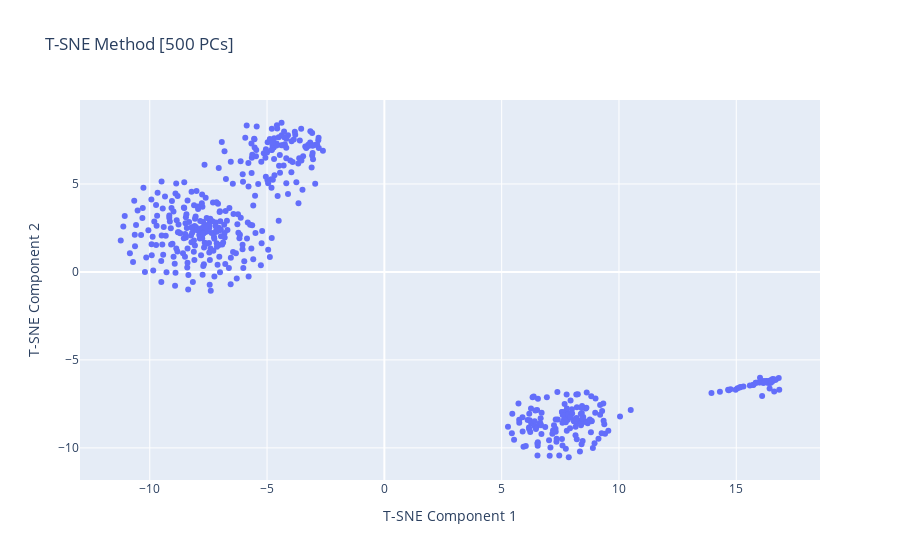

Source (notebook cell):
### Markdown cell above
### 500 PCs

### Code cell
pc_components = pc_lst[4]
fig = go.Figure()
fig.add_traces(
    go.Scatter(
        x=tsne_dict[pc_components][:,0],
        y=tsne_dict[pc_components][:,1],
        mode="markers",
    )
)
fig.update_layout(
    title_text = f"T-SNE Method [{pc_components} PCs]"
)
fig.update_yaxes(title_text = "T-SNE Component 2")
fig.update_xaxes(title_text ="T-SNE Component 1")
fig.show()

### Figure 1 — Plotly figure (JSON) as saved in the notebook; plotly's stock layout.template omitted (floating-point values rounded to 4 significant figures; data arrays with more than 128 entries replaced by an {"elided": "..."} marker saying what was removed)
{"data": [{"mode": "markers", "type": "scatter", "x": {"elided": "511 float values"}, "y": {"elided": "511 float values"}}], "layout": {"title": {"text": "T-SNE Method [500 PCs]"}, "xaxis": {"title": {"text": "T-SNE Component 1"}}, "yaxis": {"title": {"text": "T-SNE Component 2"}}}}
